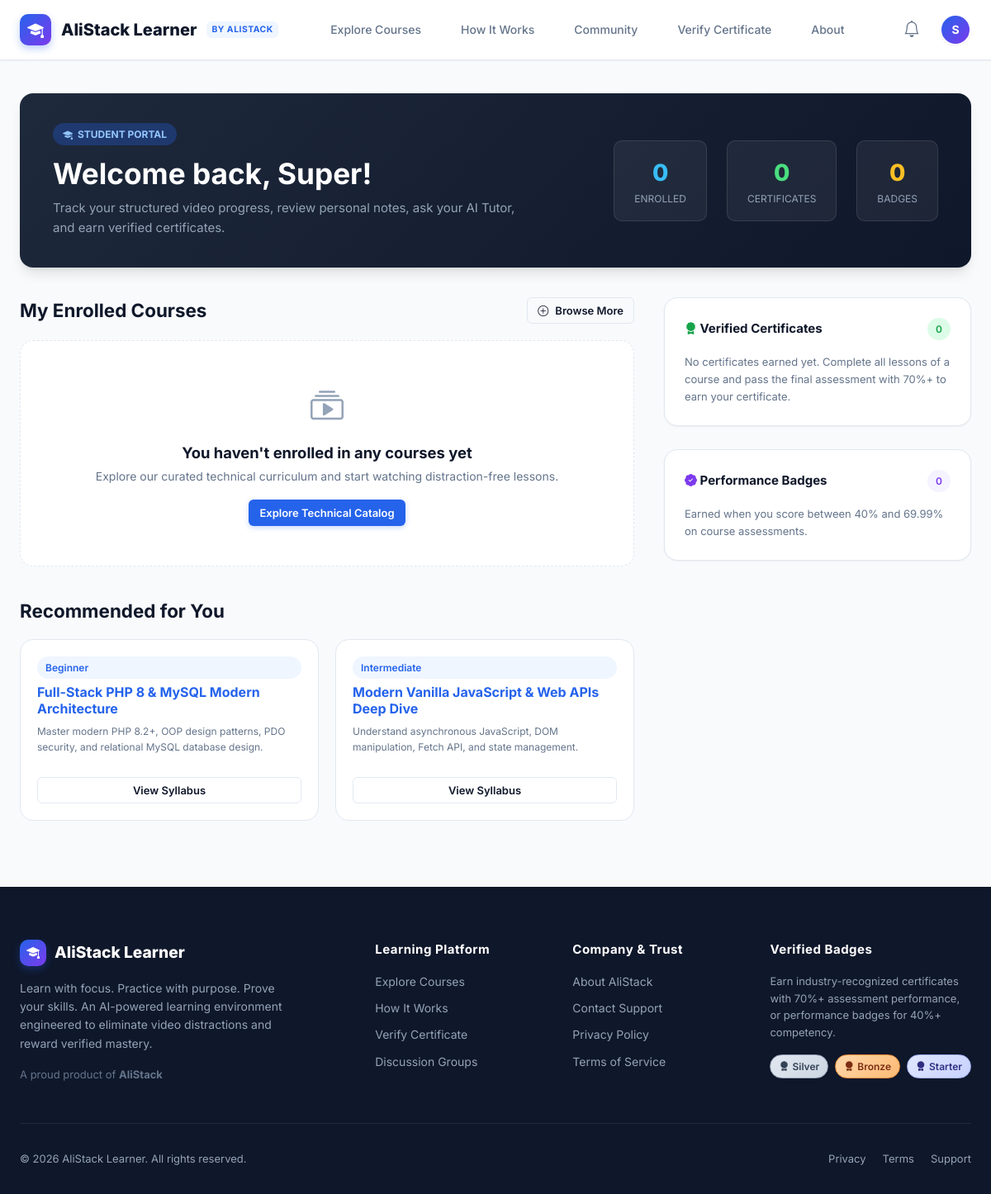
Page /public/dashboard.php (signed in) on the committed database.
### tables this page shows
CREATE TABLE `courses` (
  `id` INT UNSIGNED AUTO_INCREMENT PRIMARY KEY,
  `category_id` INT UNSIGNED NULL,
  `title` VARCHAR(200) NOT NULL,
  `slug` VARCHAR(220) NOT NULL UNIQUE,
  `thumbnail` VARCHAR(255) NULL,
  `short_desc` VARCHAR(300) NOT NULL,
  `full_desc` TEXT NOT NULL,
  `difficulty` ENUM('beginner', 'intermediate', 'advanced') NOT NULL DEFAULT 'beginner',
  `language` VARCHAR(50) NOT NULL DEFAULT 'English',
  `estimated_duration` VARCHAR(50) NOT NULL DEFAULT '6 Hours',
  `learning_objectives` TEXT NULL,
  `prerequisites` TEXT NULL,
  `instructor_name` VARCHAR(100) NOT NULL DEFAULT 'AliStack Academy',
  `youtube_playlist_url` VARCHAR(255) NULL,
  `youtube_playlist_id` VARCHAR(100) NULL,
  `status` ENUM('draft', 'published', 'archived') NOT NULL DEFAULT 'published',
  `is_featured` TINYINT(1) NOT NULL DEFAULT 0,
  `course_order` INT NOT NULL DEFAULT 0,
  `created_at` DATETIME NOT NULL DEFAULT CURRENT_TIMESTAMP,
  `updated_at` DATETIME NOT NULL DEFAULT CURRENT_TIMESTAMP ON UPDATE CURRENT_TIMESTAMP,
  FOREIGN KEY (`category_id`) REFERENCES `course_categories`(`id`) ON DELETE SET NULL,
  INDEX `idx_courses_status` (`status`),
  INDEX `idx_courses_featured` (`is_featured`)
);

### app/Helpers/Auth.php (called while the page is built, shortened)
<?php
class Auth {
    public static function check(): bool {
        return !empty($_SESSION['user']) && !empty($_SESSION['user']['id']);
    }
    public static function user(): ?array {
        return $_SESSION['user'];
    }
}

### app/Helpers/Sanitizer.php (called while the page is built, shortened)
<?php
class Sanitizer {
    public static function e(?string $value): string {
        return htmlspecialchars($value, ENT_QUOTES, 'UTF-8');
    }
}

### app/autoload.php (called while the page is built, shortened)
<?php
spl_autoload_register(function ($class) {
    $prefix = 'App\\';
    $baseDir = __DIR__ . '/';
    $len = strlen($prefix);
    $relativeClass = substr($class, $len);
    $file = $baseDir . str_replace('\\', '/', $relativeClass) . '.php';
});
require_once dirname(__DIR__) . '/config/app.php';

### config/database.php (called while the page is built, shortened)
<?php
function getDbConnection(): PDO {
    static $pdo = null;
    if ($pdo !== null) {
        return $pdo;
    }
    $host = getenv('DB_HOST') ?: '127.0.0.1';
    $port = getenv('DB_PORT') ?: '3306';
    $dbname = getenv('DB_NAME') ?: 'alistack_learner';
    $username = getenv('DB_USER') ?: 'root';
    $password = getenv('DB_PASS') !== false ? getenv('DB_PASS') : '';
    $dsn = "mysql:host={$host};port={$port};dbname={$dbname};charset=utf8mb4";
    $options = [
        PDO::ATTR_ERRMODE            => PDO::ERRMODE_EXCEPTION,
        PDO::ATTR_DEFAULT_FETCH_MODE => PDO::FETCH_ASSOC,
        PDO::ATTR_EMULATE_PREPARES   => false,
        PDO::MYSQL_ATTR_INIT_COMMAND => "SET NAMES utf8mb4 COLLATE utf8mb4_unicode_ci"
    ];
    try {
        $pdo = new PDO($dsn, $username, $password, $options);
        return $pdo;
    } catch (PDOException $e) {
        error_log("Database connection failed: " . $e->getMessage());
        if (getenv('APP_ENV') === 'local' || !getenv('APP_ENV')) {
            throw new RuntimeException("Database connection error: Unable to connect to MySQL database '{$dbname}' on {$host}:{$port}. Please verify your MySQL server is running and .env credentials are correct.");
        }
        throw new RuntimeException("A secure database connection could not be established. Please check back shortly.");
    }
}

### app/Repositories/CourseRepository.php (called while the page is built, shortened)
<?php
class CourseRepository {
    protected PDO $db;
    public function __construct() {
        $this->db = getDbConnection();
    }
    public function getAllPublished(?int $categoryId = null, ?string $difficulty = null, ?string $search = null): array {
        $where = ["c.status = 'published'"];
        $params = [];
        $whereClause = "WHERE " . implode(' AND ', $where);
        $sql = "SELECT c.*, cat.name as category_name,
                (SELECT COUNT(*) FROM course_lessons cl WHERE cl.course_id = c.id AND cl.is_published = 1) as lesson_count,
                (SELECT COUNT(*) FROM enrollments e WHERE e.course_id = c.id) as student_count
                FROM courses c
                LEFT JOIN course_categories cat ON cat.id = c.category_id
                {$whereClause}
                ORDER BY c.is_featured DESC, c.course_order ASC, c.id DESC";
        $stmt = $this->db->prepare($sql);
        $stmt->execute($params);
        return $stmt->fetchAll();
    }
    public function getStudentEnrollments(int $userId): array {
        $sql = "SELECT e.*, c.title, c.slug, c.thumbnail, c.short_desc, c.difficulty, c.estimated_duration,
                cl.title as last_lesson_title, cl.id as current_lesson_id,
                (SELECT COUNT(*) FROM course_lessons WHERE course_id = c.id AND is_published = 1) as total_lessons,
                (SELECT COUNT(*) FROM lesson_progress lp WHERE lp.user_id = e.user_id AND lp.course_id = c.id AND lp.is_completed = 1) as completed_lessons
                FROM enrollments e
                JOIN courses c ON c.id = e.course_id
                LEFT JOIN course_lessons cl ON cl.id = e.last_lesson_id
                WHERE e.user_id = ?
                ORDER BY e.last_accessed_at DESC, e.enrolled_at DESC";
        $stmt = $this->db->prepare($sql);
        $stmt->execute([$userId]);
        return $stmt->fetchAll();
    }
}

### app/Repositories/CertificateRepository.php (called while the page is built, shortened)
<?php
class CertificateRepository {
    protected PDO $db;
    public function __construct() {
        $this->db = getDbConnection();
    }
    public function getUserCertificates(int $userId): array {
        $stmt = $this->db->prepare("
            SELECT cert.*, c.slug as course_slug, c.thumbnail as course_thumbnail
            FROM certificates cert
            JOIN courses c ON c.id = cert.course_id
            WHERE cert.user_id = ?
            ORDER BY cert.issued_at DESC
        ");
        $stmt->execute([$userId]);
        return $stmt->fetchAll();
    }
    public function getUserAchievements(int $userId): array {
        $stmt = $this->db->prepare("
            SELECT sa.*, b.title as badge_title, b.badge_tier, b.description as badge_desc,
                   c.title as course_title, c.slug as course_slug
            FROM student_achievements sa
            JOIN achievement_badges b ON b.badge_key = sa.badge_key
            JOIN courses c ON c.id = sa.course_id
            WHERE sa.user_id = ?
            ORDER BY sa.awarded_at DESC
        ");
        $stmt->execute([$userId]);
        return $stmt->fetchAll();
    }
}

### config/app.php (called while the page is built, shortened)
<?php
require_once __DIR__ . '/database.php';
if (!function_exists('baseUrl')) {
    function baseUrl(string $path = ''): string {
        if (!empty($_SERVER['HTTP_HOST'])) {
            $protocol = (!empty($_SERVER['HTTPS']) && $_SERVER['HTTPS'] !== 'off') ? "https://" : "http://";
            $host = $_SERVER['HTTP_HOST'];
            $scriptName = $_SERVER['SCRIPT_NAME'] ?? '';
            $baseDir = str_replace('\\', '/', dirname($scriptName));
            if (str_contains($baseDir, '/public')) {
                $baseDir = substr($baseDir, 0, strpos($baseDir, '/public') + 7);
            } elseif ($baseDir === '/' || $baseDir === '\\' || $baseDir === '.') {
                $baseDir = '';
            }
            $base = rtrim($protocol . $host . $baseDir, '/');
            return $base . '/' . ltrim($path, '/');
        }
        $configured = getenv('APP_URL') ?: 'http://localhost:8000';
        return rtrim($configured, '/') . '/' . ltrim($path, '/');
    }
}

### public/dashboard.php (the view, shortened to what this page needs)
<?php
require_once dirname(__DIR__) . '/app/autoload.php';
$user = Auth::user();
$userId = (int)$user['id'];
$courseRepo = new CourseRepository();
$certRepo = new CertificateRepository();
$enrollments = $courseRepo->getStudentEnrollments($userId);
$certificates = $certRepo->getUserCertificates($userId);
$achievements = $certRepo->getUserAchievements($userId);
$allCourses = $courseRepo->getAllPublished();
$enrolledCourseIds = array_map(fn($e) => (int)$e['course_id'], $enrollments);
$recommendedCourses = array_filter($allCourses, fn($c) => !in_array((int)$c['id'], $enrolledCourseIds, true));
require_once dirname(__DIR__) . '/templates/layouts/header.php';
?>
<div class="container" style="padding: 40px 24px 80px;">
    <div style="background: linear-gradient(135deg, #1E293B, #0F172A); border-radius: var(--radius-lg); padding: 36px 40px; color: #FFFFFF; margin-bottom: 36px; display: flex; align-items: center; justify-content: space-between; flex-wrap: gap; box-shadow: var(--shadow-lg);">
        <div>
            <div style="display: inline-flex; align-items: center; gap: 6px; font-size: 12px; font-weight: 700; background: rgba(37,99,235,0.3); color: #93C5FD; padding: 4px 12px; border-radius: var(--radius-full); margin-bottom: 12px;">
                <i class="bi bi-mortarboard-fill"></i> STUDENT PORTAL
            </div>
            <h1 style="color: #FFFFFF; font-size: 2.2rem; margin-bottom: 8px;">
                Welcome back, <?= Sanitizer::e(explode(' ', $user['full_name'])[0]) ?>!
            </h1>
            <p style="color: #94A3B8; font-size: 15px; margin: 0; max-width: 580px;">
                Track your structured video progress, review personal notes, ask your AI Tutor, and earn verified certificates.
            </p>
        </div>
        <div style="display: flex; gap: 24px; text-align: center;">
            <div style="background: rgba(255,255,255,0.06); padding: 16px 24px; border-radius: var(--radius-md); border: 1px solid rgba(255,255,255,0.1);">
                <div style="font-size: 28px; font-weight: 800; color: #38BDF8;"><?= count($enrollments) ?></div>
                <div style="font-size: 12px; color: #94A3B8; text-transform: uppercase;">Enrolled</div>
            </div>
            <div style="background: rgba(255,255,255,0.06); padding: 16px 24px; border-radius: var(--radius-md); border: 1px solid rgba(255,255,255,0.1);">
                <div style="font-size: 28px; font-weight: 800; color: #4ADE80;"><?= count($certificates) ?></div>
                <div style="font-size: 12px; color: #94A3B8; text-transform: uppercase;">Certificates</div>
            </div>
            <div style="background: rgba(255,255,255,0.06); padding: 16px 24px; border-radius: var(--radius-md); border: 1px solid rgba(255,255,255,0.1);">
                <div style="font-size: 28px; font-weight: 800; color: #FBBF24;"><?= count($achievements) ?></div>
                <div style="font-size: 12px; color: #94A3B8; text-transform: uppercase;">Badges</div>
            </div>
        </div>
    </div>
    <div style="display: grid; grid-template-columns: 2fr 1fr; gap: 36px;">
        <div>
            <div style="margin-bottom: 40px;">
                <div style="display: flex; align-items: center; justify-content: space-between; margin-bottom: 20px;">
                    <h3 style="font-size: 1.4rem;">My Enrolled Courses</h3>
                    <a href="<?= baseUrl('courses.php') ?>" class="btn btn-outline btn-sm">
                        <i class="bi bi-plus-circle"></i> Browse More
                    </a>
                </div>
                <?php if (empty($enrollments)): ?>
                    <div style="text-align: center; padding: 48px 24px; background: #FFFFFF; border: 1px dashed var(--border-color); border-radius: var(--radius-lg);">
                        <i class="bi bi-collection-play" style="font-size: 40px; color: var(--muted-light); margin-bottom: 12px; display: block;"></i>
                        <h4 style="margin-bottom: 6px;">You haven't enrolled in any courses yet</h4>
                        <p style="font-size: 14px; color: var(--muted); margin-bottom: 16px;">
                            Explore our curated technical curriculum and start watching distraction-free lessons.
                        </p>
                        <a href="<?= baseUrl('courses.php') ?>" class="btn btn-primary btn-sm">
                            Explore Technical Catalog
                        </a>
                    </div>
                <?php endif; ?>
            </div>
            <?php if (!empty($recommendedCourses)): ?>
                <div>
                    <h3 style="font-size: 1.4rem; margin-bottom: 20px;">Recommended for You</h3>
                    <div style="display: grid; grid-template-columns: repeat(auto-fill, minmax(280px, 1fr)); gap: 20px;">
                        <?php foreach (array_slice($recommendedCourses, 0, 2) as $rc): ?>
                            <div class="course-card">
                                <div class="course-body">
                                    <span class="badge badge-primary" style="margin-bottom: 6px;"><?= ucfirst(Sanitizer::e($rc['difficulty'])) ?></span>
                                    <h4 class="course-title" style="font-size: 1rem;">
                                        <a href="<?= baseUrl('course-details.php?slug=' . urlencode($rc['slug'])) ?>">
                                            <?= Sanitizer::e($rc['title']) ?>
                                        </a>
                                    </h4>
                                    <p class="course-desc" style="font-size: 12px;"><?= Sanitizer::e($rc['short_desc']) ?></p>
                                    <a href="<?= baseUrl('course-details.php?slug=' . urlencode($rc['slug'])) ?>" class="btn btn-outline btn-sm" style="margin-top: 10px;">
                                        View Syllabus
                                    </a>
                                </div>
                            </div>
                        <?php endforeach; ?>
                    </div>
                </div>
            <?php endif; ?>
        </div>
        <div>
            <div class="card" style="padding: 24px; margin-bottom: 28px;">
                <div style="display: flex; align-items: center; justify-content: space-between; margin-bottom: 16px;">
                    <h4 style="margin: 0; font-size: 15px;"><i class="bi bi-award-fill" style="color: var(--success);"></i> Verified Certificates</h4>
                    <span class="badge badge-success"><?= count($certificates) ?></span>
                </div>
                <?php if (empty($certificates)): ?>
                    <p style="font-size: 13px; color: var(--muted); margin: 0;">
                        No certificates earned yet. Complete all lessons of a course and pass the final assessment with 70%+ to earn your certificate.
                    </p>
                <?php endif; ?>
            </div>
            <div id="badges" class="card" style="padding: 24px; margin-bottom: 28px;">
                <div style="display: flex; align-items: center; justify-content: space-between; margin-bottom: 16px;">
                    <h4 style="margin: 0; font-size: 15px;"><i class="bi bi-patch-check-fill" style="color: var(--secondary);"></i> Performance Badges</h4>
                    <span class="badge badge-secondary"><?= count($achievements) ?></span>
                </div>
                <?php if (empty($achievements)): ?>
                    <p style="font-size: 13px; color: var(--muted); margin: 0;">
                        Earned when you score between 40% and 69.99% on course assessments.
                    </p>
                <?php endif; ?>
            </div>
        </div>
    </div>
</div>
<?php require_once dirname(__DIR__) . '/templates/layouts/footer.php'; ?>

### rows in the picture
courses: difficulty "Beginner", title "Full-Stack PHP 8 & MySQL Modern Architecture", short_desc "Master modern PHP 8.2+, OOP design patterns, PDO security, and relational MySQL database design."
courses: difficulty "Intermediate", title "Modern Vanilla JavaScript & Web APIs Deep Dive", short_desc "Understand asynchronous JavaScript, DOM manipulation, Fetch API, and state management."

### other values in the picture
substr($currentUser['full_name'], 0, 1) "S"
Sanitizer::e(explode(' ', $user['full_name'])[0]) "Super"
count($enrollments) "0"
count($certificates) "0"
count($achievements) "0"
